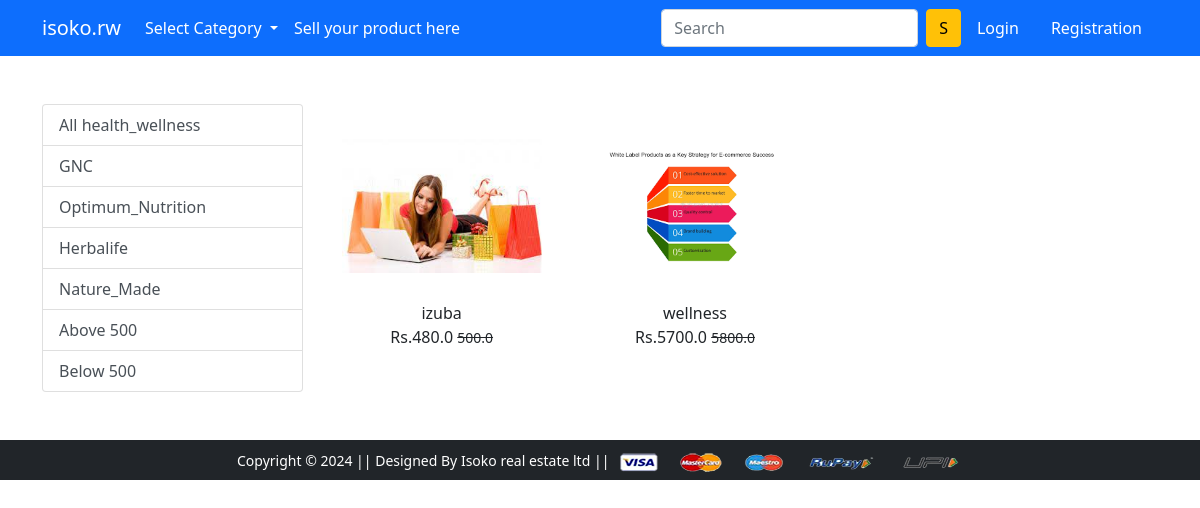
Page /health_wellness/ on the committed database.
### app/models.py (models this page shows, shortened)
class Product(models.Model):
    title = models.CharField(max_length=100)
    selling_price = models.FloatField()
    discounted_price = models.FloatField()
    description = models.TextField()
    category = models.CharField(choices=CATEGORY_CHOICES,max_length=2)
    brand = models.CharField( max_length=50)
    product_image = models.ImageField(upload_to='productimg')

### app/views.py (the view)
# urls.py: path('health_wellness/', views.health_wellness, name='health_wellness'),
def health_wellness(request, data=None):
    if request.user.is_authenticated:
        cartcount = cart_count(request)  # This function needs to be implemented to track the cart count
    else:
        cartcount = ''
    if data is None:
        health_items = Product.objects.filter(category='HW')  # 'HW' stands for Health and Wellness
    elif data in ('GNC', 'Optimum_Nutrition', 'Herbalife', 'Nature_Made'):
        health_items = Product.objects.filter(category='HW').filter(brand=data)
    elif data == 'below_500':
        health_items = Product.objects.filter(category='HW').filter(discounted_price__lt=500)
    elif data == 'above_500':
        health_items = Product.objects.filter(category='HW').filter(discounted_price__gt=500)
    return render(request, 'app/health_wellness.html', {'health_items': health_items, 'cartcount': cartcount})

### app/templates/app/health_wellness.html (shortened to what this page needs)
{% extends 'app/base.html' %}
{% load static %}
{% block external_css %}
<link rel="stylesheet" href="{% static "app/css/laptop.css" %}">
{% endblock external_css %}
{% block main-content %}
<div class="container my-5">
 <div class="row">
  <div class="col-sm-3">
    <div class="list-group">
     <a href="{% url 'health_wellness' %}" class="list-group-item list-group-item-action" aria-current='true'>All health_wellness</a>
    <a href="{% url 'health_wellnessdata' 'GNC' %}" class="list-group-item list-group-item-action">GNC</a>
    <a href="{% url 'health_wellnessdata' 'Optimum_Nutrition' %}" class="list-group-item list-group-item-action">Optimum_Nutrition</a>
    <a href="{% url 'health_wellnessdata' 'Herbalife' %}" class="list-group-item list-group-item-action">Herbalife</a>
    <a href="{% url 'health_wellnessdata' 'Nature_Made' %}" class="list-group-item list-group-item-action ">Nature_Made</a>
    <a href="{% url 'health_wellnessdata' 'above_500' %}" class="list-group-item list-group-item-action ">Above 500</a>
    <a href="{% url 'health_wellnessdata' 'below_500' %}" class="list-group-item list-group-item-action ">Below 500</a>
        </div>
        </div>
        <div class="col-sm-8">
            <div class="row">
                {% for product in health_items %}
                <div class="col-sm-4 text-center mb-4">
                    <a href="{% url 'product-detail' product.id %}" class="btn">
                <div class="item">
                    <img src="{{product.product_image.url}}" width=200px height=230px alt="" class="img-fluid img-size">
                    <div class="fm-bold">{{product.title}}</div>
                    <div class="fm-bold">Rs.{{product.discounted_price}}
                    <small class="fw-light text-decoration-line-through">
                        {{product.selling_price}}
                    </small>
                    </div>
                </div>
            </a>
                </div>
                {% endfor %}
            </div>
        </div>
    </div>
</div>
{% endblock main-content %}

### app/static/app/css/laptop.css (style rules this page uses)
.img-size { width: 200px; height: 190px; object-fit: contain; }

### rows in the picture
Product: product_image (picture), title "izuba", discounted_price "480.0", selling_price "500.0"
Product: product_image (picture), title "wellness", discounted_price "5700.0", selling_price "5800.0"
